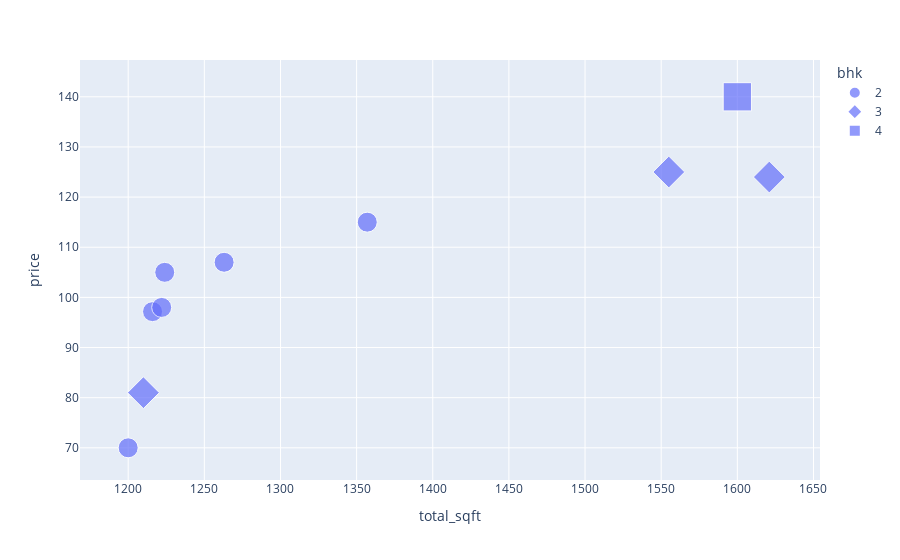

Source (notebook cell):
### Code cell
fig3 = px.scatter(df12[df12['location']=='Rajaji Nagar'], x='total_sqft', y='price', symbol = 'bhk', size = 'bhk')
fig3

### Figure 1 — Plotly figure (JSON) as saved in the notebook; plotly's stock layout.template omitted (floating-point values rounded to 4 significant figures)
{"data": [{"hovertemplate": "bhk=%{marker.size}<br>total_sqft=%{x}<br>price=%{y}<extra></extra>", "legendgroup": "2", "marker": {"color": "#636efa", "size": [2, 2, 2, 2, 2, 2], "sizemode": "area", "sizeref": 0.01, "symbol": "circle"}, "mode": "markers", "name": "2", "orientation": "v", "showlegend": true, "type": "scatter", "x": [1357, 1216, 1263, 1222, 1200, 1224], "xaxis": "x", "y": [115, 97.16, 107, 98, 70, 105], "yaxis": "y"}, {"hovertemplate": "bhk=%{marker.size}<br>total_sqft=%{x}<br>price=%{y}<extra></extra>", "legendgroup": "3", "marker": {"color": "#636efa", "size": [3, 3, 3], "sizemode": "area", "sizeref": 0.01, "symbol": "diamond"}, "mode": "markers", "name": "3", "orientation": "v", "showlegend": true, "type": "scatter", "x": [1210, 1621, 1555], "xaxis": "x", "y": [81, 124, 125], "yaxis": "y"}, {"hovertemplate": "bhk=%{marker.size}<br>total_sqft=%{x}<br>price=%{y}<extra></extra>", "legendgroup": "4", "marker": {"color": "#636efa", "size": [4], "sizemode": "area", "sizeref": 0.01, "symbol": "square"}, "mode": "markers", "name": "4", "orientation": "v", "showlegend": true, "type": "scatter", "x": [1600], "xaxis": "x", "y": [140], "yaxis": "y"}], "layout": {"autosize": true, "legend": {"itemsizing": "constant", "title": {"text": "bhk"}, "tracegroupgap": 0}, "margin": {"t": 60}, "xaxis": {"anchor": "y", "autorange": true, "domain": [0, 1], "range": [1167.0, 1656.0], "title": {"text": "total_sqft"}, "type": "linear"}, "yaxis": {"anchor": "x", "autorange": true, "domain": [0, 1], "range": [60.92, 151.0], "title": {"text": "price"}, "type": "linear"}}}
